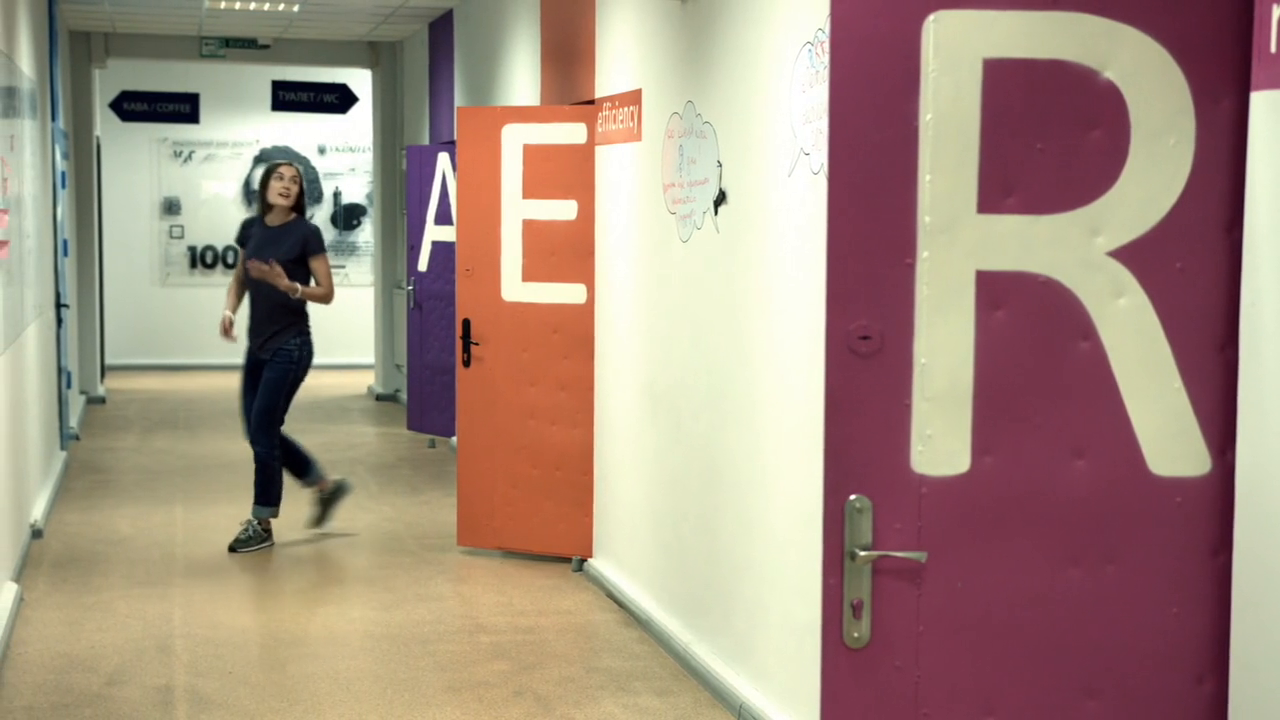
#> input picture frame 62 of Recorded Videos (4)/office.mp4, 1280 x 720 px, given in place of alley.mp4, which was not available
$ python 'Task A.py'
#> lines starting #> are read from the running program, lines starting #| are printed output that depends on the picture; pictures that were not available may be replaced by others from this repository, and a replacement may not be noted
import cv2
import numpy as np
import matplotlib.pyplot as plt

def is_night_frame(frame, brightness_threshold=80):
    """Determine if a frame represents nighttime based on brightness threshold"""
    gray = cv2.cvtColor(frame, cv2.COLOR_BGR2GRAY)
    avg_brightness = np.mean(gray)
    return avg_brightness < brightness_threshold, avg_brightness

def increase_brightness(frame, value=50):
    """Increase brightness using HSV color space for better color preservation"""
    hsv = cv2.cvtColor(frame, cv2.COLOR_BGR2HSV)
    h, s, v = cv2.split(hsv)
    lim = 255 - value
    v[v > lim] = 255
    v[v <= lim] += value
    final_hsv = cv2.merge((h, s, v))
    return cv2.cvtColor(final_hsv, cv2.COLOR_HSV2BGR)

def process_video(input_path, output_path, brightness_increase=50, brightness_threshold=80):
    """Process video: detect nighttime scenes, adjust brightness, and output enhanced video"""
#> called with input_path = 'Recorded Videos (4)/alley.mp4', output_path = 'processed_Recorded Videos (4)/alley.mp4', brightness_increase = 50, brightness_threshold = 80
    cap = cv2.VideoCapture(input_path)
    if not cap.isOpened():
        print(f"❌ Unable to open video file: {input_path}")
        return None, None

    width  = int(cap.get(cv2.CAP_PROP_FRAME_WIDTH))
    height = int(cap.get(cv2.CAP_PROP_FRAME_HEIGHT))
    fps    = int(cap.get(cv2.CAP_PROP_FPS))

    out = cv2.VideoWriter(output_path, cv2.VideoWriter_fourcc(*'mp4v'), fps, (width, height))

    total_before = 0
    total_after = 0
    frame_count = 0
    is_night = False

    while True:
        ret, frame = cap.read()
#> frame is the input picture: shape (720, 1280, 3); mean B, G, R 129, 144.4, 166.3
        if not ret:
            break
        night, brightness = is_night_frame(frame, brightness_threshold)
#> in is_night_frame, `gray = cv2.cvtColor(frame, cv2.COLOR_BGR2GRAY)`:
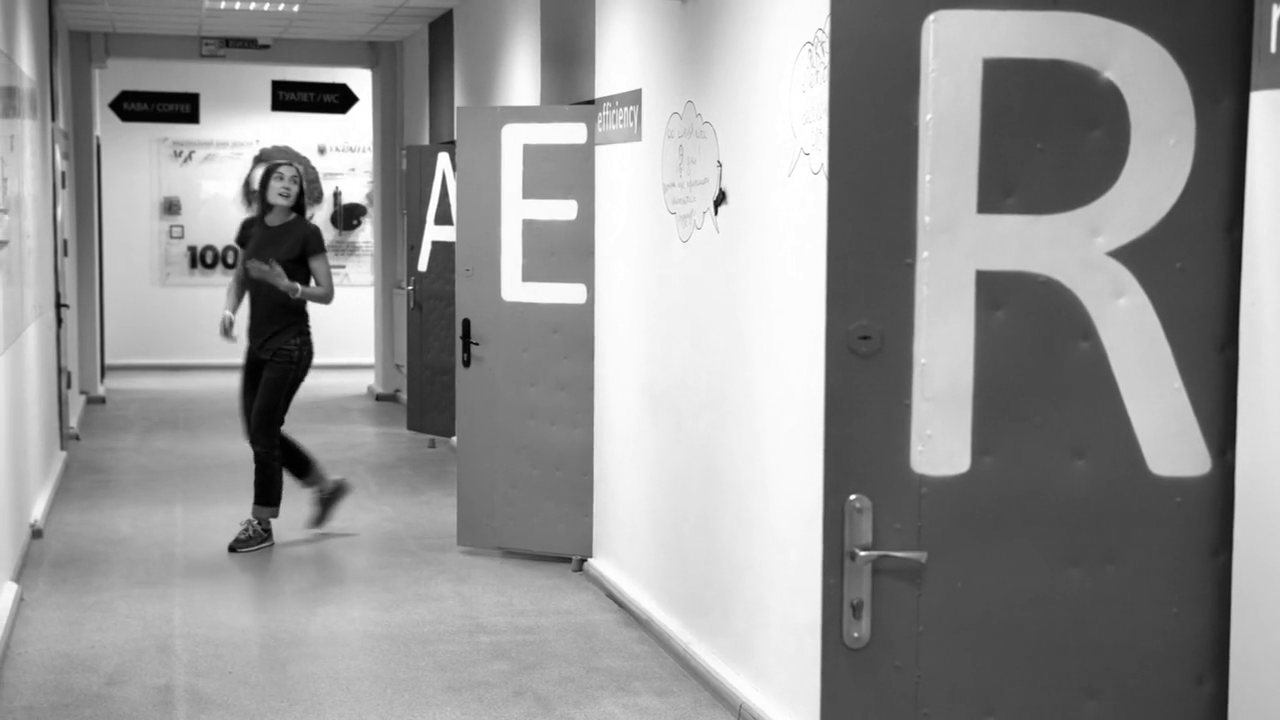
#> gray: shape (720, 1280); min 0, max 255, mean 149.2
#> in is_night_frame, `avg_brightness = np.mean(gray)`: avg_brightness = 149.2
#> night = False; brightness = 149.2
        is_night = is_night or night
#> is_night = False
        total_before += brightness
#> total_before = 149.2
        frame_count += 1

        if is_night:
            frame = increase_brightness(frame, brightness_increase)
            bright_after = np.mean(cv2.cvtColor(frame, cv2.COLOR_BGR2GRAY))
        else:
            bright_after = brightness
#> bright_after = 149.2

        total_after += bright_after
#> total_after = 149.2
        out.write(frame)

    cap.release()
    out.release()

    avg_before = total_before / frame_count
    avg_after = total_after / frame_count
    print(f"✅ Processing completed: {input_path} (Average brightness {avg_before:.1f} → {avg_after:.1f})")
    return avg_before, avg_after

# ==== Main Processing Section ====
video_files = ["Recorded Videos (4)/alley.mp4", "Recorded Videos (4)/office.mp4", "Recorded Videos (4)/singapore.mp4", "Recorded Videos (4)/traffic.mp4"]
brightness_before = []
brightness_after = []

for video in video_files:
    print(f"\n🎬 Processing video: {video}")
    before, after = process_video(video, f"processed_{video}")
    brightness_before.append(before if before else 0)
    brightness_after.append(after if after else 0)

# ==== Generate Brightness Comparison Chart ====
x = np.arange(len(video_files))
width = 0.35

plt.figure(figsize=(10,6))
plt.bar(x - width/2, brightness_before, width, label='Before Enhancement', color='gray')
plt.bar(x + width/2, brightness_after, width, label='After Enhancement', color='orange')
plt.xticks(x, video_files)
plt.ylabel("Average Brightness")
plt.title("Video Brightness: Before vs After Enhancement")
plt.legend()
plt.tight_layout()
plt.savefig("brightness_comparison_chart.png")
plt.show()

$ run again, starting later in the video
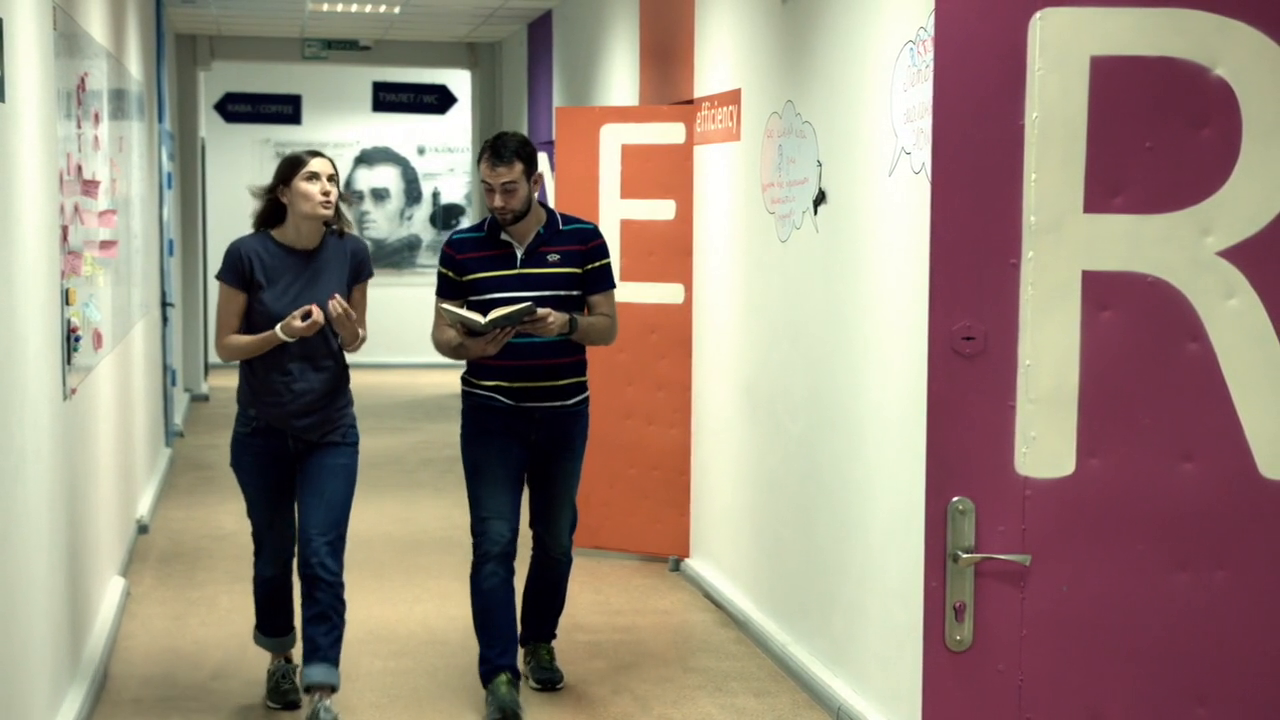
#> input picture frame 280 of Recorded Videos (4)/office.mp4, 1280 x 720 px, given in place of alley.mp4, which was not available
#> in process_video, frame is the input picture: shape (720, 1280, 3); mean B, G, R 124.4, 138.7, 154.6
#> in is_night_frame, `gray = cv2.cvtColor(frame, cv2.COLOR_BGR2GRAY)`:
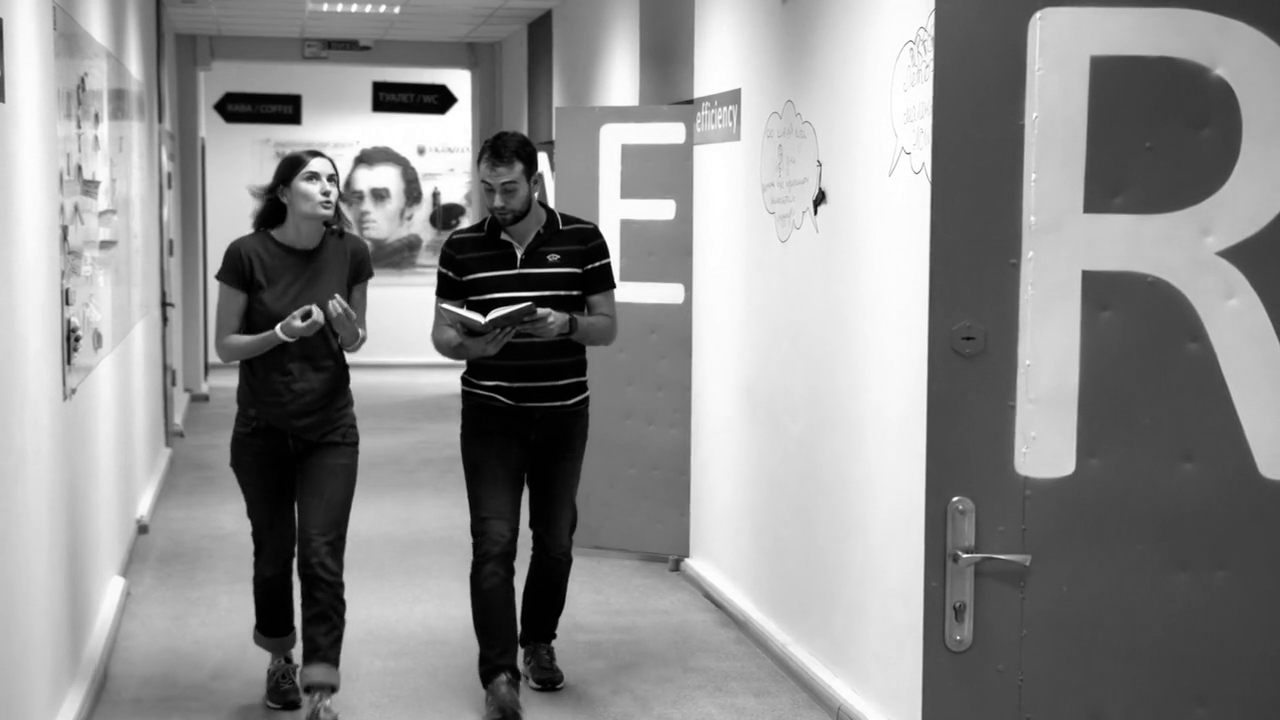
#> gray: shape (720, 1280); min 0, max 255, mean 141.8
#> avg_brightness = 141.8
#> night = False; brightness = 141.8
#> is_night = False
#> total_before = 141.8

$ run again, starting later in the video
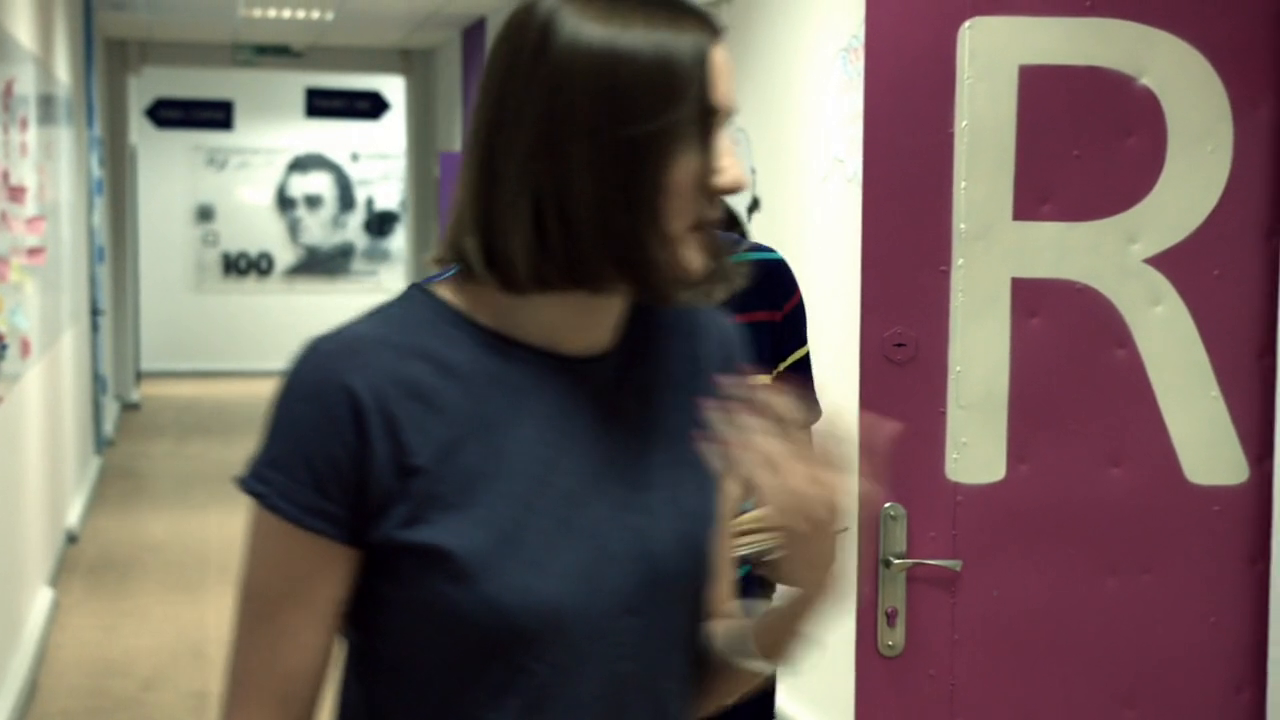
#> input picture frame 498 of Recorded Videos (4)/office.mp4, 1280 x 720 px, given in place of alley.mp4, which was not available
#> in process_video, frame is the input picture: shape (720, 1280, 3); mean B, G, R 94.9, 100.6, 114.1
#> in is_night_frame, `gray = cv2.cvtColor(frame, cv2.COLOR_BGR2GRAY)`:
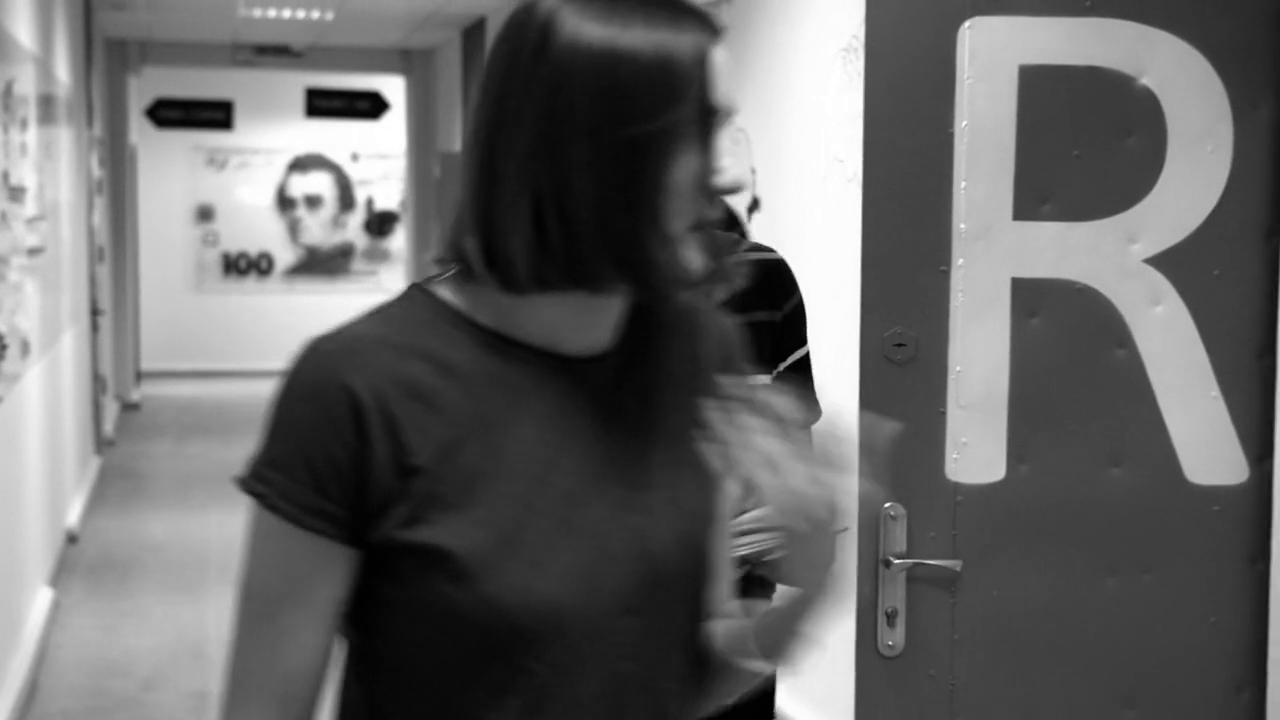
#> gray: shape (720, 1280); min 0, max 255, mean 104
#> avg_brightness = 104
#> night = False; brightness = 104
#> is_night = False
#> total_before = 104
